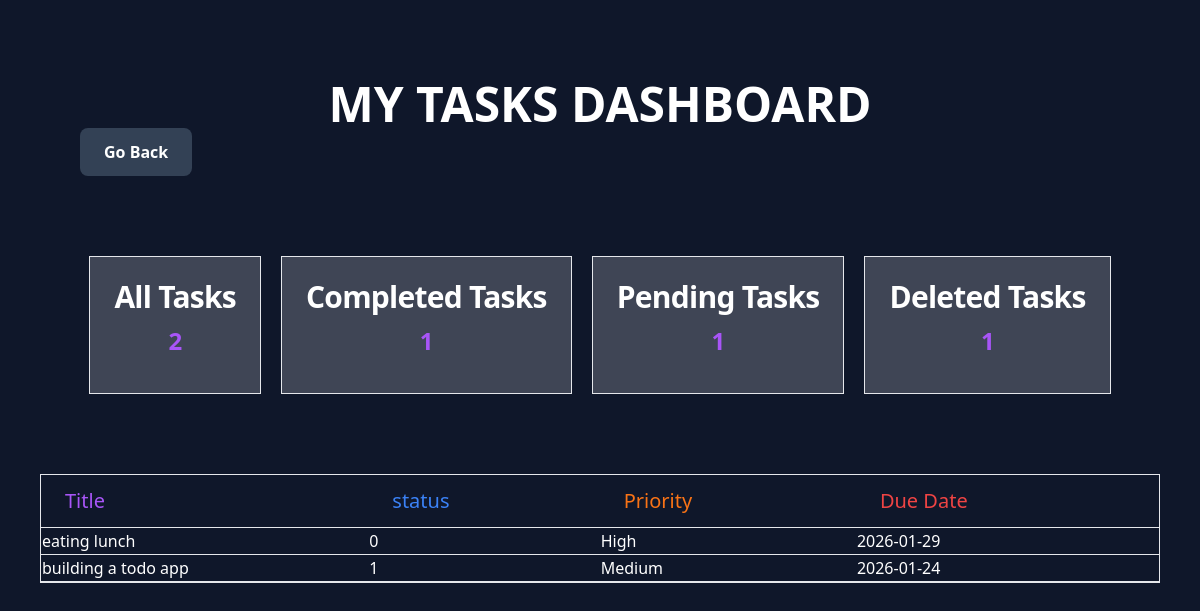
Page /dashboard.php on the committed database.
### tables this page shows
CREATE TABLE tasks(
            id INTEGER PRIMARY KEY,
            title TEXT NOT NULL,
            is_complete INTEGER DEFAULT 0,
            priority TEXT CHECK (priority IN ('High', 'Medium', 'Low')),
            due_date DATE,
            created_at TIMESTAMP DEFAULT CURRENT_TIMESTAMP,
            deleted_at TIMESTAMP NULL DEFAULT NULL
        );

### dashboard.php (the view, shortened to what this page needs)
<?php
require_once __DIR__. '/dbConfig.php';
$sql=$connection->query("SELECT COUNT(*) AS total FROM tasks");
$total_tasks=$sql->fetch(PDO::FETCH_ASSOC)['total'];
$sql=$connection->query("SELECT COUNT(*) AS completed FROM tasks WHERE is_complete=1");
$result=$sql->fetch(PDO::FETCH_ASSOC)['completed'];
$sql_query=$connection->query("SELECT COUNT(*) AS incomplete FROM tasks WHERE is_complete=0");
$pending=$sql_query->fetch(PDO::FETCH_ASSOC)['incomplete'];
$view = $_GET['filter'] ?? 'all' ;
$view_tasks=[];
if($view=='all'){
    $sth=$connection->query("SELECT * FROM tasks WHERE deleted_at IS NULL");
    $sth->setFetchMode(PDO::FETCH_ASSOC);
    $view_tasks=$sth->fetchAll();
}elseif( $view=='completed'){
    $smt=$connection->query("SELECT * FROM tasks WHERE is_complete=1");
    $smt->setFetchMode(PDO::FETCH_ASSOC);
    $view_tasks=$smt->fetchAll();
}elseif($view=='pending'){
    $dbc=$connection->query("SELECT * FROM tasks WHERE is_complete=0");
    $dbc->setFetchMode(PDO::FETCH_ASSOC);
    $view_tasks=$dbc->fetchAll();
}elseif($view=='deleted'){
    $dbs=$connection->query("SELECT * FROM tasks WHERE deleted_at is NOT NULL");
    $dbs->setFetchMode(PDO::FETCH_ASSOC);
    $view_tasks=$dbs->fetchAll();
}
?>
<!DOCTYPE html>
<html lang="en">
<head>
    <script src="https://cdn.tailwindcss.com"></script>
</head>
<body class="bg-slate-900">
    <div class="p-20">
     <h3 class="text-white flex justify-center text-5xl font-bold">MY TASKS DASHBOARD</h3>
     <a href="/" class=" inline-block bg-slate-700 hover:bg-slate-600 text-white px-6 py-3 rounded-lg font-semibold transition">Go Back</a>
    </div>
   <div class="container flex flex-row mx-auto gap-5 max-w-9xl justify-center">
    <a href="dashboard.php?filter=all" class="bg-white/20 block max-w-sm p-6 border border-default rounded-base shadow-xs hover:bg-neutral-secondary-medium">
        <h5 class="mb-3 text-3xl font-semibold  text-white tracking-tight text-heading leading-8">All Tasks</h5>
       <h4 class="mb-3 text-2xl text-center text-purple-500 font-bold tracking-tight text-heading leading-8"><?=  $total_tasks?></h4>
    </a>
    <a href="dashboard.php?filter=completed" class="bg-white/20 block max-w-sm p-6 border border-default rounded-base shadow-xs hover:bg-neutral-secondary-medium">
        <h5 class="mb-3 text-3xl font-semibold text-white tracking-tight text-heading leading-8">Completed Tasks</h5>
        <h4 class="mb-3 text-2xl  text-center text-purple-500 font-bold tracking-tight text-heading leading-8"><?=  $result?></h4>
    </a>
    <a href="dashboard.php?filter=pending" class="bg-white/20 block max-w-sm p-6 border border-default rounded-base shadow-xs hover:bg-neutral-secondary-medium">
        <h5 class="mb-3 text-3xl font-semibold text-white tracking-tight text-heading leading-8">Pending Tasks</h5>
        <h4 class="mb-3 text-2xl  text-center text-purple-500 font-bold tracking-tight text-heading leading-8"><?=  $pending?></h4>
    </a>
    <a href="dashboard.php?filter=deleted" class="bg-white/20 block max-w-sm p-6 border border-default rounded-base shadow-xs hover:bg-neutral-secondary-medium">
        <h5 class="mb-3 text-3xl font-semibold text-white tracking-tight text-heading leading-8">Deleted Tasks</h5>
        <h4 class="mb-3 text-2xl  text-center text-purple-500 font-bold tracking-tight text-heading leading-8"><?=  $pending?></h4>
    </a>
   </div>
   <div class="container-fluid text-white py-20 px-10">
    <div class="relative overflow-x-auto bg-neutral-primary-soft shadow-xs rounded-base border border-default">
        <table class="w-full text-md text-left rtl:text-right text-body">
            <thead class="text-sm text-body bg-neutral-secondary-soft border-b rounded-base border-default">
                <tr>
                    <th scope="col" class="px-6 py-3 font-medium text-xl text-purple-500 text-heading">
                        Title
                    </th>
                     <th scope="col" class="px-6 py-3 font-medium text-xl text-blue-500 text-heading">
                        status
                    </th>
                    <th scope="col" class="px-6 py-3 font-medium text-xl text-orange-500 text-heading">
                        Priority
                    </th>
                    <th scope="col" class="px-6 py-3 font-medium text-xl text-red-500 text-heading">
                        Due Date
                    </th>
                </tr>
            </thead>
            <tbody>
             <?php
               foreach($view_tasks as $row){
                    echo "<tr class='border-b border-default'> ";
                    echo"<td>" .$row['title']. "</td>";
                    echo"<td>" .$row['is_complete']. "</td>";
                    echo"<td>" .$row['priority']. "</td>";
                   echo"<td>" .$row['due_date'] ."</td>";
                   echo"<td>" .$row['deleted_at'] ."</td>";
                   echo "</tr>";
               }
             ?>
            </tbody>
        </table>
    </div>
   </div>
</body>
</html>

### rows in the picture
tasks: title "eating lunch", is_complete "0", priority "High", due_date "2026-01-29"
tasks: title "building a todo app", is_complete "1", priority "Medium", due_date "2026-01-24"

### other values in the picture
$total_tasks "2"
$result "1"
$pending "1"
